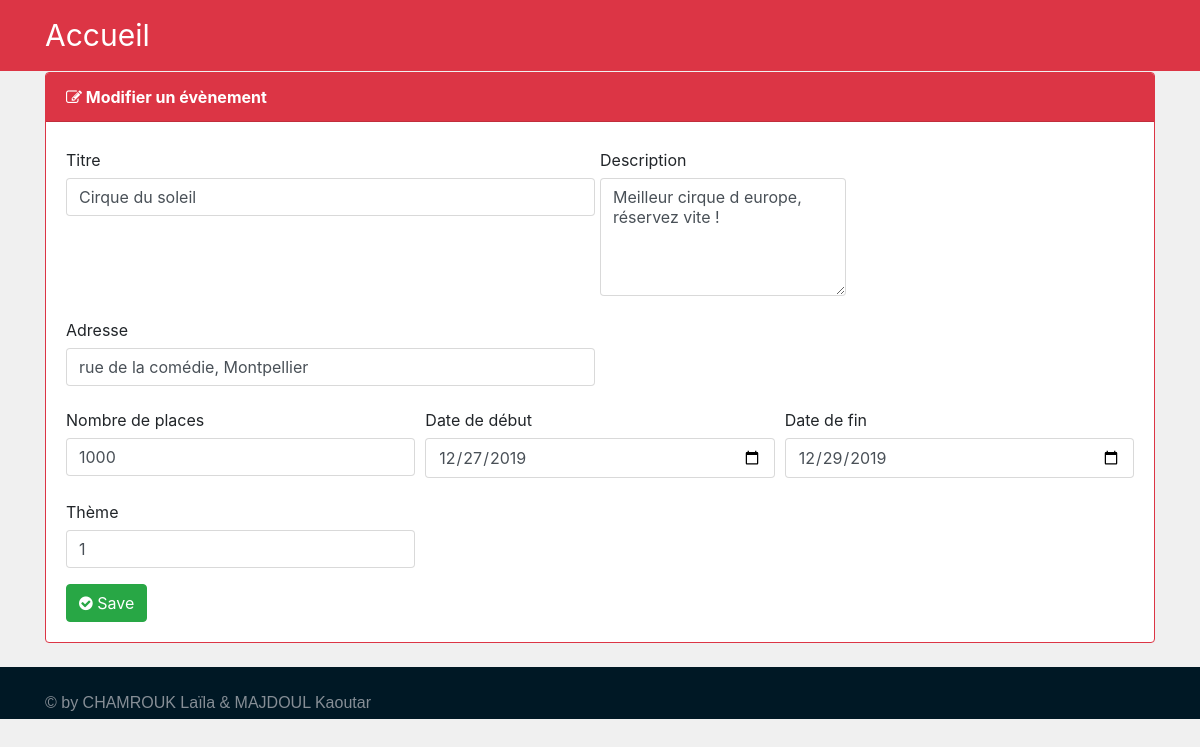
The page /gerer/edit.php?id=1 on the database its author committed.
### tables this page shows
CREATE TABLE `evenement` (
  `idEven` int(5) NOT NULL,
  `nom` varchar(100) NOT NULL,
  `description` text NOT NULL,
  `adresse` varchar(50) NOT NULL,
  `latitude` varchar(50) NOT NULL,
  `longitude` varchar(50) NOT NULL,
  `nbPlaces` int(6) NOT NULL,
  `dateDeb` date NOT NULL,
  `dateFin` date NOT NULL,
  `theme` int(5) NOT NULL,
  `emailContrib` varchar(50) NOT NULL,
  `event_img` varchar(50) NOT NULL
);

### gerer/edit.php (the view, shortened to what this page needs)
<?php
require("inc/db.php");
$id = $_GET['id'];
$sql = "SELECT * FROM evenement WHERE idEven = '$id' LIMIT 1";
$run_query = mysqli_query($con,$sql);
mysqli_num_rows($run_query);
$event = mysqli_fetch_array($run_query);
?>
<!DOCTYPE html>
<html>
<body>
    <?php include("inc/header.php") ?>
    <div class="container">
        <div class="card border-danger">
            <div class="card-header bg-danger text-white">
                <strong><i class="fa fa-edit"></i> Modifier un évènement</strong>
            </div>
            <div class="card-body">
                <form action="inc/update.php" method="post">
                    <div class="form-row">
                        <div class="form-group col-md-6">
                            <label for="nom" class="col-form-label">Titre</label>
                            <input type="text" class="form-control" id="obj_dept" name="obj_dept" placeholder="Titre" required value="<?= $event['nom'] ?>">
                        </div>
                        <div class="form-group">
                            <label for="description" class="col-form-label">Description</label>
                            <textarea name="obj_desc" id="" rows="5" class="form-control" placeholder="Description"><?= $event['description'] ?></textarea>
                        </div>
                        <div class="form-group col-md-6">
                            <label for="adresse" class="col-form-label">Adresse</label>
                            <input type="text" class="form-control" id="namobj_titre" name="obj_titre" placeholder="Lieu" required value="<?= $event['adresse'] ?>">
                        </div>
                    </div>
                    <div class="form-row">
                        <div class="form-group col-md-4">
                            <label for="nbPlaces" class="col-form-label">Nombre de places</label>
                            <input type="number" class="form-control" id="obj_lieu" name="obj_lieu" placeholder="Place" required value="<?= $event['nbPlaces'] ?>" >
                        </div>
                        <div class="form-group col-md-4">
                            <label for="dateDeb" class="col-form-label">Date de début</label>
                            <input type="date" class="form-control" name="obj_cat" id="obj_cat" placeholder="Ville" required value="<?= $event['dateDeb'] ?>">
                        </div>
                        <div class="form-group col-md-4">
                            <label for="dateFin" class="col-form-label">Date de fin</label>
                            <input type="date" class="form-control" name="obj_cat" id="obj_cat" placeholder="Ville" required value="<?= $event['dateFin'] ?>">
                        </div>
                        <div class="form-group col-md-4" data-toggle="collapse" href="#get_theme">
                            <label for="theme active" class="col-form-label">Thème</label>
                            <input type="text" class="form-control" name="obj_cat" id="obj_cat" placeholder="theme" required value="<?= $event['theme'] ?>">
                        </div>
                    </div>
                    <button type="submit" class="btn btn-success"><i class="fa fa-check-circle"></i> Save</button>
                </form>
            </div>
        </div>
        <br>
    </div>
    <?php include("inc/footer.php") ?>
</body>
</html>

### css/style.css (style rules this page uses)
body { background-color: #F0F0F0; position: relative; }

### rows shown on the page
evenement: obj_dept "Cirque du soleil", obj_desc "Meilleur cirque d europe, réservez vite !", obj_titre "rue de la comédie, Montpellier", obj_lieu "1000", obj_cat "12/27/2019", obj_cat "12/29/2019", obj_cat "1"
